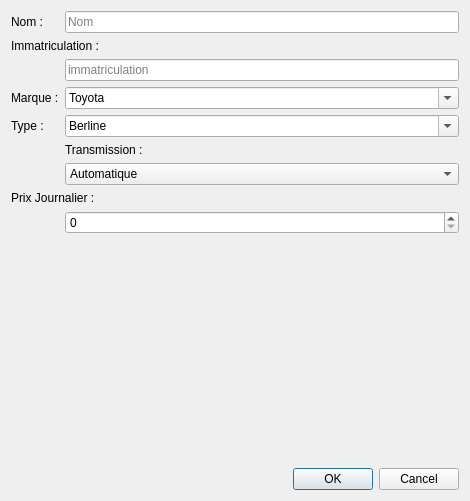
<?xml version="1.0" encoding="UTF-8"?>
<ui version="4.0">
 <class>VoitureDialog</class>
 <widget class="QDialog" name="VoitureDialog">
  <property name="geometry">
   <rect>
    <x>0</x>
    <y>0</y>
    <width>470</width>
    <height>501</height>
   </rect>
  </property>
  <property name="windowTitle">
   <string>Dialog</string>
  </property>
  <layout class="QVBoxLayout" name="verticalLayout">
   <item>
    <layout class="QFormLayout" name="formLayout">
     <item row="0" column="0">
      <widget class="QLabel" name="label">
       <property name="text">
        <string>Nom :</string>
       </property>
      </widget>
     </item>
     <item row="0" column="1">
      <widget class="QLineEdit" name="lineNom">
       <property name="placeholderText">
        <string>Nom</string>
       </property>
      </widget>
     </item>
     <item row="3" column="0" colspan="2">
      <widget class="QLabel" name="label_2">
       <property name="text">
        <string>Immatriculation :</string>
       </property>
      </widget>
     </item>
     <item row="4" column="1">
      <widget class="QLineEdit" name="lineImmat">
       <property name="text">
        <string/>
       </property>
       <property name="placeholderText">
        <string>immatriculation</string>
       </property>
      </widget>
     </item>
     <item row="5" column="0">
      <widget class="QLabel" name="label_3">
       <property name="text">
        <string>Marque :</string>
       </property>
      </widget>
     </item>
     <item row="5" column="1">
      <widget class="QComboBox" name="comboMarque">
       <property name="editable">
        <bool>true</bool>
       </property>
       <property name="currentText">
        <string>Toyota</string>
       </property>
       <item>
        <property name="text">
         <string>Toyota</string>
        </property>
       </item>
       <item>
        <property name="text">
         <string>Hyundai</string>
        </property>
       </item>
       <item>
        <property name="text">
         <string>Renault</string>
        </property>
       </item>
      </widget>
     </item>
     <item row="8" column="0">
      <widget class="QLabel" name="label_4">
       <property name="text">
        <string>Type :</string>
       </property>
      </widget>
     </item>
     <item row="8" column="1">
      <widget class="QComboBox" name="comboType">
       <property name="editable">
        <bool>true</bool>
       </property>
       <property name="currentText">
        <string>Berline</string>
       </property>
       <property name="placeholderText">
        <string/>
       </property>
       <item>
        <property name="text">
         <string>Berline</string>
        </property>
       </item>
       <item>
        <property name="text">
         <string>SUV</string>
        </property>
       </item>
       <item>
        <property name="text">
         <string>Citadine</string>
        </property>
       </item>
       <item>
        <property name="text">
         <string>Pick-up</string>
        </property>
       </item>
       <item>
        <property name="text">
         <string>Coupé</string>
        </property>
       </item>
       <item>
        <property name="text">
         <string>Hypercar</string>
        </property>
       </item>
      </widget>
     </item>
     <item row="13" column="1">
      <widget class="QComboBox" name="comboTransmission">
       <property name="currentText">
        <string>Automatique</string>
       </property>
       <item>
        <property name="text">
         <string>Automatique</string>
        </property>
       </item>
       <item>
        <property name="text">
         <string>Manuelle</string>
        </property>
       </item>
      </widget>
     </item>
     <item row="17" column="1">
      <widget class="QSpinBox" name="spinPrix">
       <property name="maximum">
        <number>500000</number>
       </property>
       <property name="singleStep">
        <number>1000</number>
       </property>
      </widget>
     </item>
     <item row="15" column="0" colspan="2">
      <widget class="QLabel" name="label_6">
       <property name="text">
        <string>Prix Journalier :</string>
       </property>
      </widget>
     </item>
     <item row="12" column="1">
      <widget class="QLabel" name="label_5">
       <property name="text">
        <string>Transmission :</string>
       </property>
      </widget>
     </item>
    </layout>
   </item>
   <item>
    <widget class="QDialogButtonBox" name="buttonBox">
     <property name="orientation">
      <enum>Qt::Orientation::Horizontal</enum>
     </property>
     <property name="standardButtons">
      <set>QDialogButtonBox::StandardButton::Cancel|QDialogButtonBox::StandardButton::Ok</set>
     </property>
    </widget>
   </item>
  </layout>
 </widget>
 <resources/>
 <connections>
  <connection>
   <sender>buttonBox</sender>
   <signal>accepted()</signal>
   <receiver>VoitureDialog</receiver>
   <slot>accept()</slot>
   <hints>
    <hint type="sourcelabel">
     <x>248</x>
     <y>254</y>
    </hint>
    <hint type="destinationlabel">
     <x>157</x>
     <y>274</y>
    </hint>
   </hints>
  </connection>
  <connection>
   <sender>buttonBox</sender>
   <signal>rejected()</signal>
   <receiver>VoitureDialog</receiver>
   <slot>reject()</slot>
   <hints>
    <hint type="sourcelabel">
     <x>316</x>
     <y>260</y>
    </hint>
    <hint type="destinationlabel">
     <x>286</x>
     <y>274</y>
    </hint>
   </hints>
  </connection>
 </connections>
</ui>
